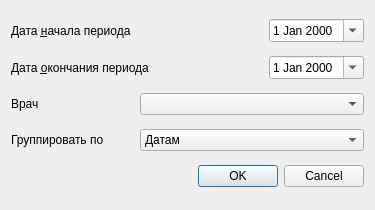
<?xml version="1.0" encoding="UTF-8"?>
<ui version="4.0">
 <class>ReportPnd</class>
 <widget class="QDialog" name="ReportPnd">
  <property name="geometry">
   <rect>
    <x>0</x>
    <y>0</y>
    <width>375</width>
    <height>210</height>
   </rect>
  </property>
  <property name="windowTitle">
   <string>Dialog</string>
  </property>
  <layout class="QGridLayout" name="gridLayout">
   <item row="4" column="0" colspan="3">
    <widget class="QDialogButtonBox" name="buttonBox">
     <property name="orientation">
      <enum>Qt::Horizontal</enum>
     </property>
     <property name="standardButtons">
      <set>QDialogButtonBox::Cancel|QDialogButtonBox::Ok</set>
     </property>
    </widget>
   </item>
   <item row="1" column="0" colspan="2">
    <widget class="QLabel" name="lblEndDate">
     <property name="text">
      <string>Дата &amp;окончания периода</string>
     </property>
     <property name="buddy">
      <cstring>edtEndDate</cstring>
     </property>
    </widget>
   </item>
   <item row="1" column="2">
    <widget class="CDateEdit" name="edtEndDate">
     <property name="sizePolicy">
      <sizepolicy hsizetype="Maximum" vsizetype="Fixed">
       <horstretch>0</horstretch>
       <verstretch>0</verstretch>
      </sizepolicy>
     </property>
     <property name="calendarPopup">
      <bool>true</bool>
     </property>
    </widget>
   </item>
   <item row="2" column="1" colspan="2">
    <widget class="CPersonComboBoxEx" name="cmbPerson"/>
   </item>
   <item row="0" column="2">
    <widget class="CDateEdit" name="edtBegDate">
     <property name="sizePolicy">
      <sizepolicy hsizetype="Maximum" vsizetype="Fixed">
       <horstretch>0</horstretch>
       <verstretch>0</verstretch>
      </sizepolicy>
     </property>
     <property name="calendarPopup">
      <bool>true</bool>
     </property>
    </widget>
   </item>
   <item row="2" column="0">
    <widget class="QLabel" name="label_3">
     <property name="text">
      <string>Врач</string>
     </property>
    </widget>
   </item>
   <item row="0" column="0" colspan="2">
    <widget class="QLabel" name="lblBegDate">
     <property name="text">
      <string>Дата &amp;начала периода</string>
     </property>
     <property name="buddy">
      <cstring>edtBegDate</cstring>
     </property>
    </widget>
   </item>
   <item row="3" column="0">
    <widget class="QLabel" name="label">
     <property name="text">
      <string>Группировать по</string>
     </property>
    </widget>
   </item>
   <item row="3" column="1" colspan="2">
    <widget class="QComboBox" name="cmbRowGrouping">
     <item>
      <property name="text">
       <string>Датам</string>
      </property>
     </item>
     <item>
      <property name="text">
       <string>ФИО</string>
      </property>
     </item>
    </widget>
   </item>
  </layout>
 </widget>
 <customwidgets>
  <customwidget>
   <class>CDateEdit</class>
   <extends>QDateEdit</extends>
   <header>library/DateEdit.h</header>
  </customwidget>
  <customwidget>
   <class>CPersonComboBoxEx</class>
   <extends>QComboBox</extends>
   <header>Orgs/PersonComboBoxEx.h</header>
  </customwidget>
 </customwidgets>
 <resources/>
 <connections>
  <connection>
   <sender>buttonBox</sender>
   <signal>accepted()</signal>
   <receiver>ReportPnd</receiver>
   <slot>accept()</slot>
   <hints>
    <hint type="sourcelabel">
     <x>248</x>
     <y>254</y>
    </hint>
    <hint type="destinationlabel">
     <x>157</x>
     <y>274</y>
    </hint>
   </hints>
  </connection>
  <connection>
   <sender>buttonBox</sender>
   <signal>rejected()</signal>
   <receiver>ReportPnd</receiver>
   <slot>reject()</slot>
   <hints>
    <hint type="sourcelabel">
     <x>316</x>
     <y>260</y>
    </hint>
    <hint type="destinationlabel">
     <x>286</x>
     <y>274</y>
    </hint>
   </hints>
  </connection>
 </connections>
</ui>
